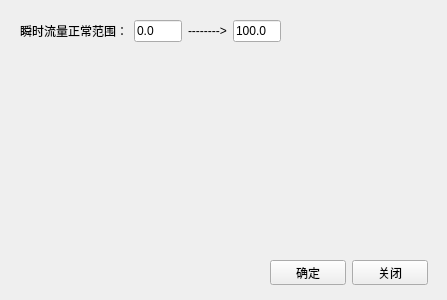
<?xml version="1.0" encoding="UTF-8"?>
<ui version="4.0">
 <class>set</class>
 <widget class="QWidget" name="set">
  <property name="geometry">
   <rect>
    <x>0</x>
    <y>0</y>
    <width>447</width>
    <height>300</height>
   </rect>
  </property>
  <property name="windowTitle">
   <string>Form</string>
  </property>
  <widget class="QWidget" name="layoutWidget">
   <property name="geometry">
    <rect>
     <x>20</x>
     <y>20</y>
     <width>261</width>
     <height>22</height>
    </rect>
   </property>
   <layout class="QHBoxLayout" name="horizontalLayout">
    <item>
     <widget class="QLabel" name="label">
      <property name="text">
       <string>瞬时流量正常范围：</string>
      </property>
     </widget>
    </item>
    <item>
     <widget class="QLineEdit" name="lineEdit_low">
      <property name="text">
       <string>0.0</string>
      </property>
     </widget>
    </item>
    <item>
     <widget class="QLabel" name="label_2">
      <property name="text">
       <string>--------&gt;</string>
      </property>
     </widget>
    </item>
    <item>
     <widget class="QLineEdit" name="lineEdit_high">
      <property name="text">
       <string>100.0</string>
      </property>
     </widget>
    </item>
   </layout>
  </widget>
  <widget class="QWidget" name="layoutWidget">
   <property name="geometry">
    <rect>
     <x>270</x>
     <y>260</y>
     <width>158</width>
     <height>25</height>
    </rect>
   </property>
   <layout class="QHBoxLayout" name="horizontalLayout_2">
    <item>
     <widget class="QPushButton" name="pushButton_ok">
      <property name="text">
       <string>确定</string>
      </property>
     </widget>
    </item>
    <item>
     <widget class="QPushButton" name="pushButton_close">
      <property name="text">
       <string>关闭</string>
      </property>
     </widget>
    </item>
   </layout>
  </widget>
 </widget>
 <resources/>
 <connections/>
</ui>
